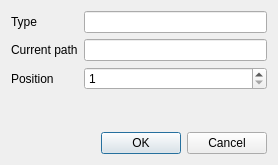
<?xml version="1.0" encoding="UTF-8"?>
<ui version="4.0">
 <class>CategoryDialog</class>
 <widget class="QDialog" name="CategoryDialog">
  <property name="windowModality">
   <enum>Qt::WindowModal</enum>
  </property>
  <property name="geometry">
   <rect>
    <x>0</x>
    <y>0</y>
    <width>278</width>
    <height>165</height>
   </rect>
  </property>
  <property name="sizePolicy">
   <sizepolicy hsizetype="Preferred" vsizetype="Preferred">
    <horstretch>0</horstretch>
    <verstretch>0</verstretch>
   </sizepolicy>
  </property>
  <property name="windowTitle">
   <string>Dialog</string>
  </property>
  <layout class="QVBoxLayout" name="verticalLayout">
   <property name="sizeConstraint">
    <enum>QLayout::SetDefaultConstraint</enum>
   </property>
   <item>
    <layout class="QFormLayout" name="formLayout">
     <item row="0" column="0">
      <widget class="QLabel" name="typeLabel">
       <property name="text">
        <string>Type</string>
       </property>
      </widget>
     </item>
     <item row="0" column="1">
      <widget class="QLineEdit" name="typeLineEdit">
       <property name="readOnly">
        <bool>true</bool>
       </property>
      </widget>
     </item>
     <item row="1" column="0">
      <widget class="QLabel" name="currentPathLabel">
       <property name="text">
        <string>Current path</string>
       </property>
      </widget>
     </item>
     <item row="1" column="1">
      <widget class="QLineEdit" name="currentPathLineEdit"/>
     </item>
     <item row="2" column="0">
      <widget class="QLabel" name="positionLabel">
       <property name="text">
        <string>Position</string>
       </property>
      </widget>
     </item>
     <item row="2" column="1">
      <widget class="QSpinBox" name="positionSpinBox">
       <property name="alignment">
        <set>Qt::AlignLeading|Qt::AlignLeft|Qt::AlignVCenter</set>
       </property>
       <property name="minimum">
        <number>1</number>
       </property>
      </widget>
     </item>
    </layout>
   </item>
   <item>
    <widget class="QDialogButtonBox" name="buttonBox">
     <property name="standardButtons">
      <set>QDialogButtonBox::Cancel|QDialogButtonBox::Ok</set>
     </property>
    </widget>
   </item>
  </layout>
 </widget>
 <resources/>
 <connections/>
</ui>
